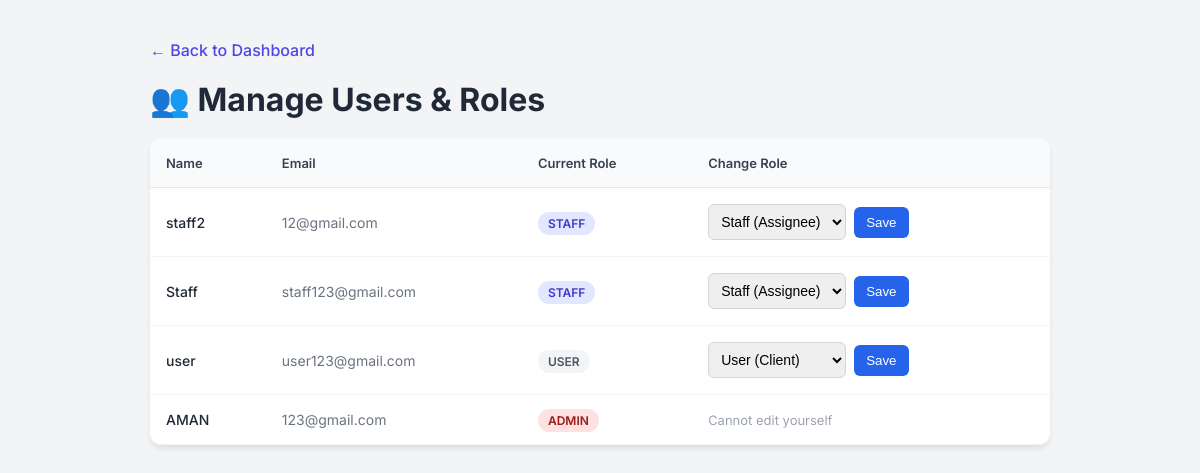
The page /pages/manage_users.php (signed in) on the database its author committed.
### tables this page shows
CREATE TABLE IF NOT EXISTS `users` (
  `id` int NOT NULL AUTO_INCREMENT,
  `name` varchar(100) NOT NULL,
  `email` varchar(100) NOT NULL,
  `password` varchar(255) NOT NULL,
  `role` varchar(50) DEFAULT 'user',
  `created_at` timestamp NULL DEFAULT CURRENT_TIMESTAMP,
  PRIMARY KEY (`id`),
  UNIQUE KEY `email` (`email`)
);

### pages/manage_users.php (the view, shortened to what this page needs)
<?php
require '../config/db.php';
$admin_id = $_SESSION['user_id'];
$stmt = $pdo->prepare("SELECT id, name, email, role, created_at FROM users ORDER BY created_at DESC");
$stmt->execute();
$users = $stmt->fetchAll();
?>
<!DOCTYPE html>
<html lang="en">
<head>
</head>
<body>
<div class="container">
    <a href="../index.php" class="back-link">← Back to Dashboard</a>
    <div class="header">
        <h1>👥 Manage Users & Roles</h1>
    </div>
    <div class="card">
        <table>
            <thead>
                <tr>
                    <th>Name</th>
                    <th>Email</th>
                    <th>Current Role</th>
                    <th>Change Role</th>
                </tr>
            </thead>
            <tbody>
                <?php foreach ($users as $u): ?>
                <tr>
                    <td style="font-weight: 500;"><?php echo htmlspecialchars($u['name']); ?></td>
                    <td style="color: #6b7280;"><?php echo htmlspecialchars($u['email']); ?></td>
                    <td>
                        <span class="badge role-<?php echo strtolower($u['role'] ? $u['role'] : 'user'); ?>">
                            <?php echo htmlspecialchars($u['role'] ? $u['role'] : 'user'); ?>
                        </span>
                    </td>
                    <td>
                        <?php if($u['id'] == $admin_id): ?>
                            <span style="color: #9ca3af; font-size: 13px;">Cannot edit yourself</span>
                        <?php else: ?>
                            <form method="POST" style="display: flex; align-items: center;">
                                <select name="new_role">
                                    <option value="user" <?php if($u['role'] == 'user') echo 'selected'; ?>>User (Client)</option>
                                    <option value="staff" <?php if($u['role'] == 'staff') echo 'selected'; ?>>Staff (Assignee)</option>
                                </select>
                                <button type="submit" name="update_role" class="btn-update">Save</button>
                            </form>
                        <?php endif; ?>
                    </td>
                </tr>
                <?php endforeach; ?>
            </tbody>
        </table>
    </div>
</div>
</body>
</html>

### pages/manage_users.php (style rules this page uses)
* { margin: 0; padding: 0; box-sizing: border-box; }
body { font-family: 'Inter', sans-serif; background-color: #f3f4f6; padding: 40px; color: #1f2937; }
.container { max-width: 900px; margin: 0 auto; }
.header { display: flex; justify-content: space-between; align-items: center; margin-bottom: 20px; }
.card { background: white; border-radius: 12px; box-shadow: 0 4px 6px -1px rgba(0, 0, 0, 0.1); overflow: hidden; }
table { width: 100%; border-collapse: collapse; }
th { background-color: #f9fafb; text-align: left; padding: 16px; font-weight: 600; font-size: 13px; color: #374151; border-bottom: 1px solid #e5e7eb; }
td { padding: 16px; border-bottom: 1px solid #f3f4f6; font-size: 14px; vertical-align: middle; }
select { padding: 8px; border-radius: 6px; border: 1px solid #d1d5db; font-size: 14px; }
.btn-update { background: #2563eb; color: white; border: none; padding: 8px 12px; border-radius: 6px; cursor: pointer; font-weight: 500; margin-left: 8px; }
.badge { padding: 4px 10px; border-radius: 99px; font-size: 12px; font-weight: 600; text-transform: uppercase; }
.role-admin { background: #fee2e2; color: #991b1b; }
.role-staff { background: #e0e7ff; color: #4338ca; }
.role-user { background: #f3f4f6; color: #4b5563; }
.back-link { display: inline-block; margin-bottom: 20px; color: #4f46e5; text-decoration: none; font-weight: 500; }

### rows shown on the page
users: name "staff2", email "12@gmail.com", role "STAFF", new_role "Staff (Assignee)"
users: name "Staff", email "staff123@gmail.com", role "STAFF", new_role "Staff (Assignee)"
users: name "user", email "user123@gmail.com", role "USER", new_role "User (Client)"
users: name "AMAN", email "123@gmail.com", role "ADMIN", shows "Cannot edit yourself"
